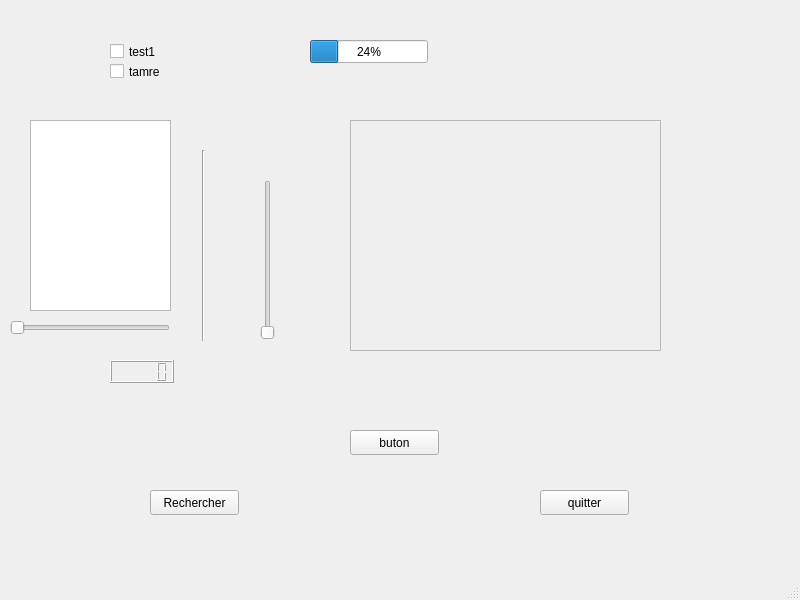
<?xml version="1.0" encoding="UTF-8"?>
<ui version="4.0">
 <class>MainWindow</class>
 <widget class="QMainWindow" name="MainWindow">
  <property name="geometry">
   <rect>
    <x>0</x>
    <y>0</y>
    <width>800</width>
    <height>600</height>
   </rect>
  </property>
  <property name="windowTitle">
   <string>MainWindow</string>
  </property>
  <widget class="QWidget" name="centralwidget">
   <widget class="QPushButton" name="pushButton">
    <property name="geometry">
     <rect>
      <x>150</x>
      <y>490</y>
      <width>89</width>
      <height>25</height>
     </rect>
    </property>
    <property name="text">
     <string>Rechercher</string>
    </property>
   </widget>
   <widget class="QPushButton" name="pushButton_2">
    <property name="geometry">
     <rect>
      <x>540</x>
      <y>490</y>
      <width>89</width>
      <height>25</height>
     </rect>
    </property>
    <property name="text">
     <string>quitter</string>
    </property>
    <property name="autoDefault">
     <bool>false</bool>
    </property>
    <property name="default">
     <bool>false</bool>
    </property>
    <property name="flat">
     <bool>false</bool>
    </property>
   </widget>
   <widget class="QCheckBox" name="checkBox">
    <property name="geometry">
     <rect>
      <x>110</x>
      <y>40</y>
      <width>92</width>
      <height>23</height>
     </rect>
    </property>
    <property name="text">
     <string>test1</string>
    </property>
   </widget>
   <widget class="QCheckBox" name="checkBox_2">
    <property name="geometry">
     <rect>
      <x>110</x>
      <y>60</y>
      <width>92</width>
      <height>23</height>
     </rect>
    </property>
    <property name="text">
     <string>tamre</string>
    </property>
   </widget>
   <widget class="QListView" name="Liste">
    <property name="geometry">
     <rect>
      <x>30</x>
      <y>120</y>
      <width>141</width>
      <height>191</height>
     </rect>
    </property>
   </widget>
   <widget class="QProgressBar" name="progressBar">
    <property name="geometry">
     <rect>
      <x>310</x>
      <y>40</y>
      <width>118</width>
      <height>23</height>
     </rect>
    </property>
    <property name="value">
     <number>24</number>
    </property>
   </widget>
   <widget class="Line" name="line">
    <property name="geometry">
     <rect>
      <x>193</x>
      <y>150</y>
      <width>20</width>
      <height>191</height>
     </rect>
    </property>
    <property name="orientation">
     <enum>Qt::Vertical</enum>
    </property>
   </widget>
   <widget class="QLCDNumber" name="lcdNumber">
    <property name="geometry">
     <rect>
      <x>110</x>
      <y>360</y>
      <width>64</width>
      <height>23</height>
     </rect>
    </property>
   </widget>
   <widget class="QSlider" name="horizontalSlider">
    <property name="geometry">
     <rect>
      <x>10</x>
      <y>320</y>
      <width>160</width>
      <height>16</height>
     </rect>
    </property>
    <property name="orientation">
     <enum>Qt::Horizontal</enum>
    </property>
   </widget>
   <widget class="QSlider" name="verticalSlider">
    <property name="geometry">
     <rect>
      <x>260</x>
      <y>180</y>
      <width>16</width>
      <height>160</height>
     </rect>
    </property>
    <property name="orientation">
     <enum>Qt::Vertical</enum>
    </property>
   </widget>
   <widget class="QFrame" name="image">
    <property name="geometry">
     <rect>
      <x>350</x>
      <y>120</y>
      <width>311</width>
      <height>231</height>
     </rect>
    </property>
    <property name="frameShape">
     <enum>QFrame::StyledPanel</enum>
    </property>
    <property name="frameShadow">
     <enum>QFrame::Raised</enum>
    </property>
   </widget>
   <widget class="QPushButton" name="pushButton_3">
    <property name="geometry">
     <rect>
      <x>350</x>
      <y>430</y>
      <width>89</width>
      <height>25</height>
     </rect>
    </property>
    <property name="text">
     <string>buton</string>
    </property>
   </widget>
  </widget>
  <widget class="QMenuBar" name="menubar">
   <property name="geometry">
    <rect>
     <x>0</x>
     <y>0</y>
     <width>800</width>
     <height>22</height>
    </rect>
   </property>
  </widget>
  <widget class="QStatusBar" name="statusbar"/>
 </widget>
 <resources/>
 <connections>
  <connection>
   <sender>pushButton_2</sender>
   <signal>clicked()</signal>
   <receiver>checkBox</receiver>
   <slot>click()</slot>
   <hints>
    <hint type="sourcelabel">
     <x>584</x>
     <y>524</y>
    </hint>
    <hint type="destinationlabel">
     <x>155</x>
     <y>73</y>
    </hint>
   </hints>
  </connection>
 </connections>
</ui>
